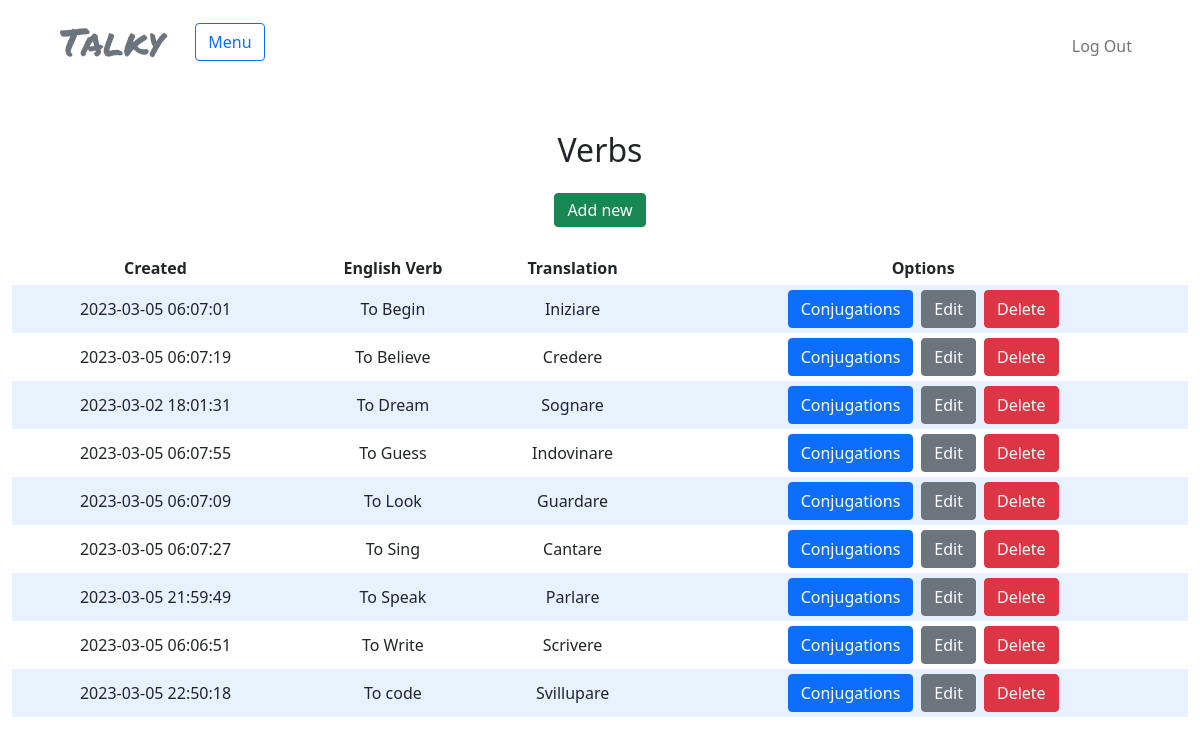
The app's page /verbs (signed in) with its own data.
### tables this page shows
CREATE TABLE verbs (
    id INTEGER PRIMARY KEY AUTOINCREMENT,
    eng_verb_name TEXT NOT NULL,
    translation TEXT NOT NULL,
    date TEXT DEFAULT CURRENT_TIMESTAMP
);

### app.py (the view)
@app.route("/verbs", methods=["GET", "POST"])
@login_required
def verbs():
    verbs = db.execute("SELECT * FROM verbs ORDER BY eng_verb_name ASC")
    if request.method == "GET":
        return render_template("verbs.html", verbs=verbs)

### app.py (called while the page is built)
@app.after_request
def after_request(response):
    response.headers["Cache-Control"] = "no-cache, no-store, must-revalidate"
    response.headers["Expires"] = 0
    response.headers["Pragma"] = "no-cache"
    return response

@app.context_processor
def inject_username():
    username = session.get("username")
    print(username)
    return dict(user=username)

### helpers.py (called while the page is built)
def login_required(f):
    @wraps(f)
    def decorated_function(*args, **kwargs):
        if session.get("user_id") is None:
            return redirect("/login")
        return f(*args, **kwargs)
    return decorated_function

### templates/verbs.html (shortened to what this page needs)
{% extends "layout.html" %}
{% block main%}
<div class="d-flex flex-column align-items-center">
    <div class="d-flex flex-column justify-content-center">
        <h2 class="pb-3">Verbs</h2>
        <a class="btn btn-success mx-3 mb-4 py-1 " href="/add-verb">Add new</a>
    </div>
    <div style="width: 100%;">
        <table>
            <thead>
                <tr>
                    <th>Created</th>
                    <th>English Verb</th>
                    <th>Translation</th>
                    <th>Options</th>
                </tr>
            </thead>
            <tbody>
                {% for verb in verbs %}
                <tr>
                    <td>{{ verb.date }}</td>
                    <td>{{ verb.eng_verb_name }}</td>
                    <td>{{ verb.translation }}</td>
                    <td class="d-flex flex-row align-items-center justify-content-center">
                        <a href="/verb-conjugated/{{ verb.translation }}" class="btn btn-primary mx-1">Conjugations</a>
                        <a href="/edit-verb/{{ verb.translation }}" class="btn btn-secondary mx-1">Edit</a>
                        <form action="{{ url_for('delete_verb', translation=verb.translation) }}" method="post">
                            <input type="submit" value="Delete" class="btn btn-danger mx-1">
                        </form>
                    </td>
                </tr>
                {% endfor %}
            </tbody>
        </div>
    {% endblock %}

### static/styles.css (style rules this page uses)
:root { --main-bg-color: #1a1a30; --light-bg-color: #20203e; }
html, body { height: 100%; }
table { background-color: transparent; margin-bottom: 1rem; width: 100%; }
table th, table td { padding: 5px 0; vertical-align: middle; }
tbody tr:nth-of-type(odd) { background-color: rgb(179, 208, 255, 0.3) }

### records on screen
verbs: date "2023-03-05 06:07:01", eng_verb_name "To Begin", translation "Iniziare"
verbs: date "2023-03-05 06:07:19", eng_verb_name "To Believe", translation "Credere"
verbs: date "2023-03-02 18:01:31", eng_verb_name "To Dream", translation "Sognare"
verbs: date "2023-03-05 06:07:55", eng_verb_name "To Guess", translation "Indovinare"
verbs: date "2023-03-05 06:07:09", eng_verb_name "To Look", translation "Guardare"
verbs: date "2023-03-05 06:07:27", eng_verb_name "To Sing", translation "Cantare"
verbs: date "2023-03-05 21:59:49", eng_verb_name "To Speak", translation "Parlare"
verbs: date "2023-03-05 06:06:51", eng_verb_name "To Write", translation "Scrivere"
verbs: date "2023-03-05 22:50:18", eng_verb_name "To code", translation "Svillupare"
